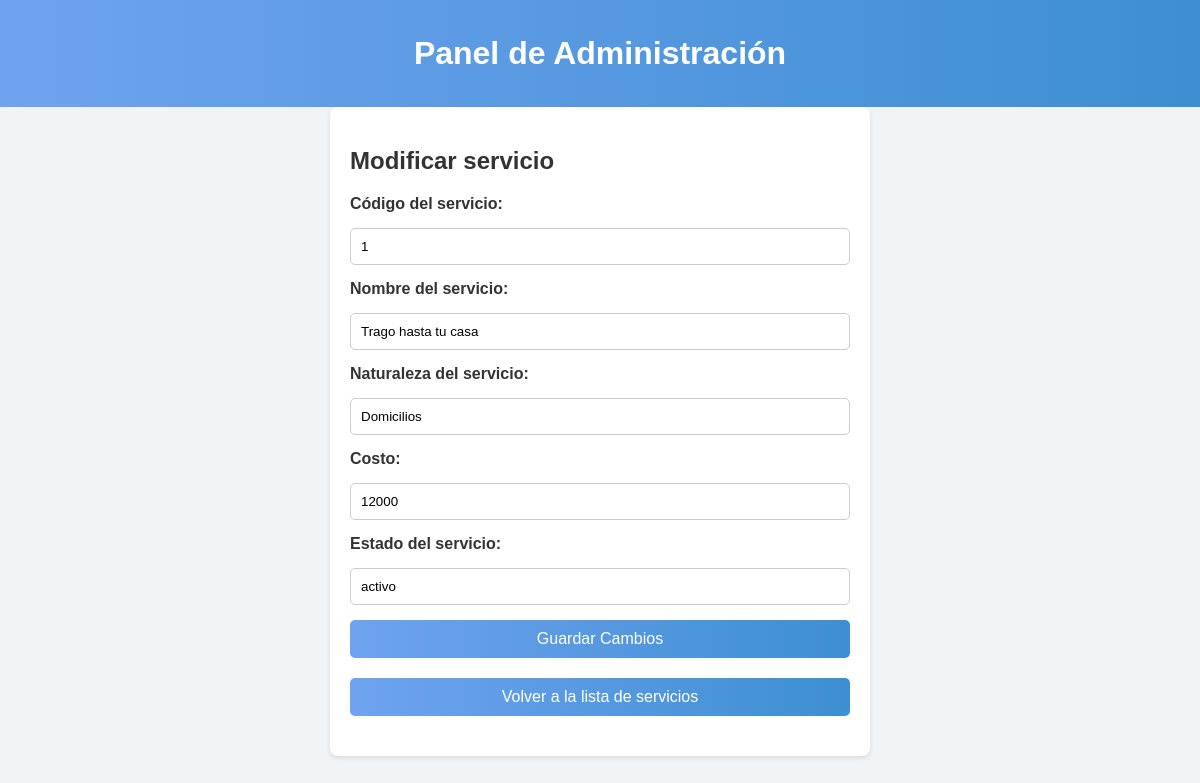
The app's page /modificar_servicio.php?codigo=1 (signed in) with its own data.
### tables this page shows
CREATE TABLE `servicios` (
  `Codigo` int(11) NOT NULL,
  `Nombre_servicio` varchar(150) NOT NULL,
  `Tipo_servicio` varchar(150) NOT NULL,
  `Precio_venta` int(50) NOT NULL,
  `Id_usuario` int(11) DEFAULT NULL,
  `Estado` varchar(50) NOT NULL
);

### modificar_servicio.php (the view, shortened to what this page needs)
<?php
include('conexion.php');
if (isset($_GET['codigo'])) {
    $codigo = $_GET['codigo'];
    $sql = "SELECT Codigo, Nombre_servicio, Tipo_servicio, Precio_venta, Estado FROM servicios WHERE Codigo = ?";
    $stmt = $conex->prepare($sql);
    $stmt->bind_param("i", $codigo);
    $stmt->execute();
    $resultado = $stmt->get_result();
    if ($resultado->num_rows > 0) {
        $servicio = $resultado->fetch_assoc();
    } else {
        echo "Servicio no encontrado.";
        exit();
    }
} else {
    echo "Código de servicio no proporcionado.";
    exit();
}
?>
<!DOCTYPE html>
<html>
<head>
</head>
<body>
    <header>
        <h1>Panel de Administración</h1>
    </header>
    <div class="admin-panel">
        <h2>Modificar servicio</h2>
        <form method="POST" action="">
            <label for="codigo">Código del servicio:</label>
            <input type="number" id="codigo" name="codigo" value="<?php echo htmlspecialchars($servicio['Codigo']); ?>" required>
            <label for="Nombre_servicio">Nombre del servicio:</label>
            <input type="text" id="Nombre_servicio" name="Nombre_servicio" value="<?php echo htmlspecialchars($servicio['Nombre_servicio']); ?>" required>
            <label for="Tipo_servicio">Naturaleza del servicio:</label>
            <input type="text" id="Tipo_servicio" name="Tipo_servicio" value="<?php echo htmlspecialchars($servicio['Tipo_servicio']); ?>" required>
            <label for="Precio_venta">Costo:</label>
            <input type="number" id="Precio_venta" name="Precio_venta" value="<?php echo htmlspecialchars($servicio['Precio_venta']); ?>" required step="0.01" min="0">
            <label for="Estado">Estado del servicio:</label>
            <input type="text" id="Estado" name="Estado" value="<?php echo htmlspecialchars($servicio['Estado']); ?>" required>
            <button type="submit">Guardar Cambios</button>
        </form>
        <a href="admin.php">Volver a la lista de servicios</a>
    </div>
</body>
</html>

### modificar_servicio.php (style rules this page uses)
body { font-family: Arial, sans-serif; background-color: #f0f4f6; color: #333; margin: 0; padding: 0; }
header { background: linear-gradient(to right, #6fa3ef, #3d8fd1); padding: 15px 0; text-align: center; color: white; }
h1 { margin: 20px 0; text-align: center; }
.admin-panel { max-width: 500px; margin: 0 auto; padding: 20px; background: #ffffff; border-radius: 8px; box-shadow: 0 2px 5px rgba(0, 0, 0, 0.1); }
form { display: flex; flex-direction: column; gap: 15px; }
form label { font-weight: bold; }
form input[type="text"], form input[type="number"] { padding: 10px; border: 1px solid #ccc; border-radius: 5px; }
form button { padding: 10px; background: linear-gradient(to right, #6fa3ef, #3d8fd1); color: white; border: none; border-radius: 5px; cursor: pointer; font-size: 16px; }
.admin-panel a { display: block; text-align: center; margin: 20px 0; padding: 10px; background: linear-gradient(to right, #6fa3ef, #3d8fd1); color: white; text-decoration: none; border-radius: 5px; }

### records on screen
servicios: codigo "1", Nombre_servicio "Trago hasta tu casa", Tipo_servicio "Domicilios", Precio_venta "12000", Estado "activo"
